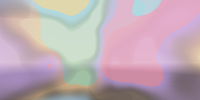
#> input picture tools/LyricsPanel/sky_thumbs/aquarell.png, 200 x 100 px
$ python make_glass_hotbar.py out.png sky_thumbs/aquarell.png out.png
#> lines starting #> are read from the running program, lines starting #| are printed output that depends on the picture
#!/usr/bin/env python3
"""Generate the LyricsFlow glass hotbar resource pack (Bedrock): a clean see-through rounded bar with a soft top sheen,
thin bright edge, faint slot dividers and a glowing selected-slot frame (look: LyricsFlow 2.1 "glass hotbar" + the
Blueberry-client style Fernando asked for). Textures keep the vanilla sizes x4 (hotbar_0..8 20x22, caps 1x22,
selected_hotbar_slot 24x24), so the game lays them out exactly like vanilla.
usage: python3 tools/LyricsPanel/make_glass_hotbar.py <out pack dir> [preview.png over this background]"""
import json
import pathlib
import sys
import uuid

import numpy as np
from PIL import Image

S = 4  # texture px per UI px


def sdf_round_rect(w, h, x0, y0, x1, y1, r):
    """Signed distance (texture px) to a rounded rect, negative inside."""
    ys, xs = np.mgrid[0:h, 0:w] + 0.5
    cx, cy = (x0 + x1) / 2, (y0 + y1) / 2
    hx, hy = (x1 - x0) / 2 - r, (y1 - y0) / 2 - r
    qx, qy = np.abs(xs - cx) - hx, np.abs(ys - cy) - hy
    return np.hypot(np.maximum(qx, 0), np.maximum(qy, 0)) + np.minimum(np.maximum(qx, qy), 0) - r


def cover(d, soft=0.75):
    return np.clip(0.5 - d / soft, 0, 1)


def bar():
    """The whole 180 x 22 UI px bar (slots 0..8), rounded, glass."""
    W, H = 180 * S, 22 * S
    d = sdf_round_rect(W, H, 0.5 * S, 1 * S, W - 0.5 * S, H - 1 * S, 6 * S)
    inside = cover(d)
    ys = (np.mgrid[0:H, 0:W][0] + 0.5) / H
    img = np.zeros((H, W, 4), np.float32)
    # body: dark see-through glass, a touch lighter at the top (sheen), slightly purple-tinted
    body_a = 0.40 + 0.06 * (1 - ys)
    body = np.stack([np.full_like(ys, 0.06), np.full_like(ys, 0.06), np.full_like(ys, 0.10)], -1)
    sheen = np.clip(1 - (ys - 0.08) / 0.38, 0, 1) ** 2 * 0.10  # white sheen on the upper third
    rgb = body + sheen[..., None]
    a = body_a * inside
    # thin bright edge (inner 1 UI px ring) + softer outer edge
    edge = cover(np.abs(d + 0.5 * S) - 0.5 * S, 0.9) * inside
    rgb = rgb * (1 - edge[..., None] * 0.65) + np.array([1, 1, 1]) * edge[..., None] * 0.65
    a = np.maximum(a, edge * (0.16 + 0.08 * (1 - ys)))
    # faint dividers between slots
    xs = np.mgrid[0:H, 0:W][1]
    for k in range(1, 9):
        x = k * 20 * S
        m = (np.abs(xs - x) < 0.5 * S) & (ys > 0.22) & (ys < 0.78)
        rgb[m] = rgb[m] * 0.7 + 0.3
        a[m] = np.maximum(a[m], 0.10 * inside[m])
    img[..., :3] = rgb
    img[..., 3] = a
    return img


def selected():
    """24 x 24 UI px frame: rounded bright outline with a soft glow, faint inner light."""
    W = H = 24 * S
    d = sdf_round_rect(W, H, 2 * S, 2 * S, W - 2 * S, H - 2 * S, 5 * S)
    ring = cover(np.abs(d) - 0.55 * S, 0.9)
    glow = np.clip(1 - np.abs(d) / (2.2 * S), 0, 1) ** 2 * 0.45
    fill = cover(d) * 0.10
    img = np.zeros((H, W, 4), np.float32)
    lav = np.array([0.82, 0.76, 1.0])
    a = np.clip(ring * 0.95 + glow + fill, 0, 1)
    col = (np.array([1, 1, 1]) * ring[..., None] + lav * glow[..., None] + np.array([1, 1, 1]) * fill[..., None]) / np.maximum(a, 1e-4)[..., None]
    img[..., :3] = np.clip(col, 0, 1)
    img[..., 3] = a
    return img


def to_png(a):
    return Image.fromarray((np.clip(a, 0, 1) * 255).astype(np.uint8), 'RGBA')


def main():
    out = pathlib.Path(sys.argv[1])
    ui = out / 'textures/ui'
    ui.mkdir(parents=True, exist_ok=True)
    b = bar()
    for k in range(9):
        to_png(b[:, k * 20 * S:(k + 1) * 20 * S]).save(ui / f'hotbar_{k}.png')
#> this loop made 9 passes
#> pass 1, in main, `to_png(b[:, k * 20 * S:(k + 1) * 20 * S]).save(ui / f'hotbar_{k}.png')`:
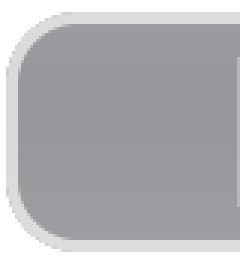
#> saved as hotbar_0.png: PIL image 80x88 RGBA (shown 3 times larger); mean R, G, B, A 38.3, 38.3, 47.6, 92.9; transparent parts drawn white
#> pass 2, in main, `to_png(b[:, k * 20 * S:(k + 1) * 20 * S]).save(ui / f'hotbar_{k}.png')`:
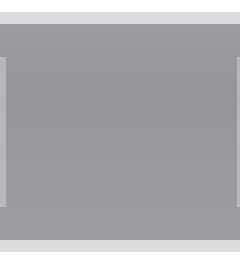
#> saved as hotbar_1.png: PIL image 80x88 RGBA (shown 3 times larger); mean R, G, B, A 35.1, 35.1, 44.5, 99.2; transparent parts drawn white
    for cap in ('hotbar_start_cap', 'hotbar_end_cap'):  # ends are rounded inside slots 0 / 8: caps are invisible
        to_png(np.zeros((22 * S, 1 * S, 4), np.float32)).save(ui / f'{cap}.png')
        (ui / f'{cap}.json').write_text(json.dumps({"nineslice_size": [0, 0, 0, 0], "base_size": [1, 22]}, indent=2))
    to_png(selected()).save(ui / 'selected_hotbar_slot.png')
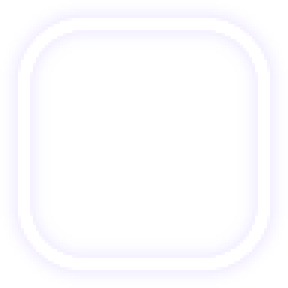
#> saved as selected_hotbar_slot.png: PIL image 96x96 RGBA (shown 3 times larger); mean R, G, B, A 226.9, 222.6, 239.2, 58.9; transparent parts drawn white
    man = out / 'manifest.json'
    if not man.exists():
        man.write_text(json.dumps({
            "format_version": 2,
            "header": {"name": "LyricsFlow Glass Hotbar", "description": "See-through glass hotbar (LyricsFlow 2.1 port, personal build)",
                       "uuid": str(uuid.uuid4()), "version": [1, 0, 0], "min_engine_version": [1, 21, 0]},
            "modules": [{"type": "resources", "uuid": str(uuid.uuid4()), "version": [1, 0, 0]}]}, indent=2))
    icon = Image.new('RGBA', (128, 128), (0, 0, 0, 0))
#> icon: PIL image 128x128 RGBA; every value is 0
    icon.alpha_composite(to_png(selected()).resize((128, 128)))
    icon.save(out / 'pack_icon.png')
    print('wrote', out)

    if len(sys.argv) > 2:  # preview over a screenshot, centred at the bottom, GUI scale like 1080p (x3)
        bg = Image.open(sys.argv[2]).convert('RGBA')
        g = 3
        barimg = to_png(b).resize((180 * g, 22 * g), Image.LANCZOS)
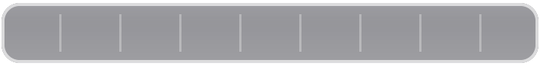
#> barimg: PIL image 540x66 RGBA; mean R, G, B, A 37.5, 37.5, 46, 97.9; transparent parts drawn white
        sel = to_png(selected()).resize((24 * g, 24 * g), Image.LANCZOS)
        x0, y0 = (bg.width - barimg.width) // 2, bg.height - barimg.height - 6
#> x0 = -170; y0 = 28
        bg.alpha_composite(barimg, (x0, y0))
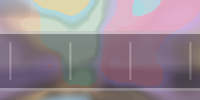
#> bg: PIL image 200x100 RGBA; mean R, G, B, A 150.5, 136.3, 144.9, 255
        bg.alpha_composite(sel, (x0 + 2 * 20 * g - 2 * g, y0 - 1 * g))
        bg.convert('RGB').save(sys.argv[3] if len(sys.argv) > 3 else 'glass_preview.png')
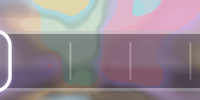
#> saved as out.png: PIL image 200x100 RGB; mean R, G, B 152.3, 138.3, 146.7


if __name__ == '__main__':
    main()
